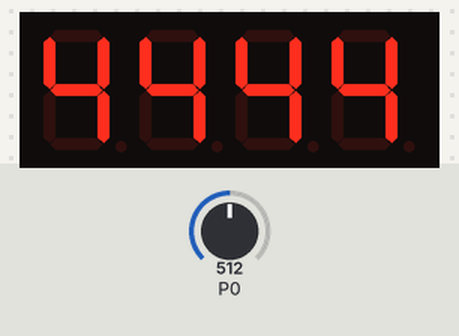
A program run on a simulated BBC micro:bit running MicroPython. Shown: 4-digit seven-segment display. The test bench sets the inputs (shaded band); at power-on: P0 = 512 (analog values on the 0–1023 scale).

Above: at 1.2 s.
1.3 s: P0 set to 716
At 1.6 s:
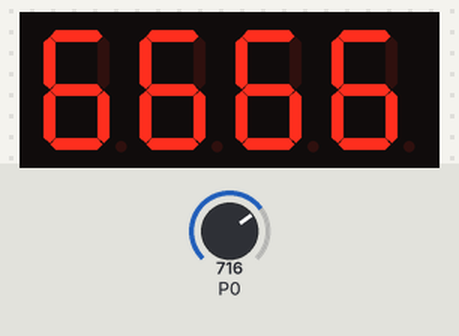
2.8 s: P0 set to 900
At 4.0 s:
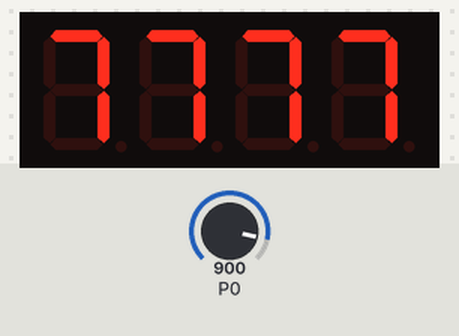
4.3 s: P0 set to 1023
At 5.0 s:
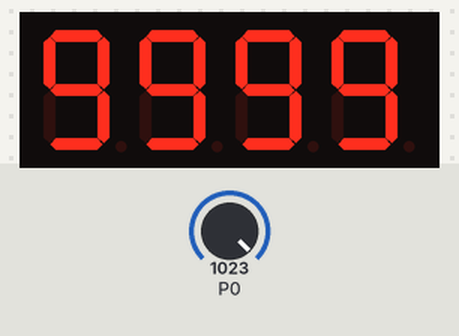
Timing chart, 0 to 7.3 s (numbered marks = the images above; inputs shaded):
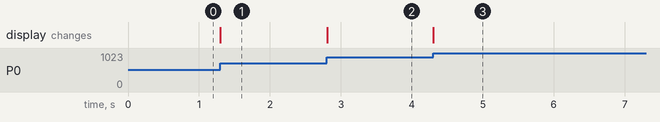

Measured:
- after the input at 1.3 s, the display: changes at once (image 1)
- after the input at 2.8 s, the display: changes at once (image 2)
- after the input at 4.3 s, the display: changes at once (image 3)

The program:

1vr-format-7sequment.py
```python
from microbit import *
import tm1637
tm = tm1637.TM1637(clk=pin15,dio=pin16)
tm.show("0000")
while 1:
    btn = pin0.read_analog()
    btn = int(btn/113)
    tm.show('{}{}{}{}'.format(btn,btn,btn,btn))
```
